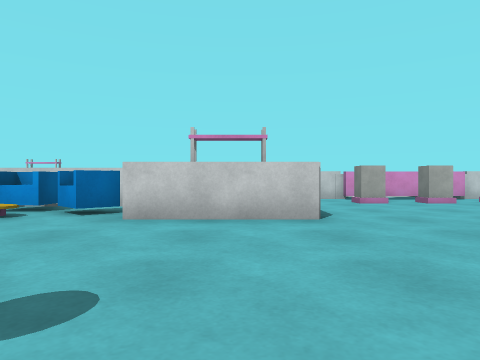
view 1 (above)

16 first-person views from a walk through a 3-D level made in the Unity game engine. The camera is 0.64 m above the floor, looks level and sees 70° across. The floor is counted in squares, 1 m on a side. Each view is taken from the middle of a square. On the plan, view 1 faces up. The plan holds only what a view shows up to about 10 squares ahead; the rest is blank. The place goes on beyond the plan. The player character is not drawn. Some animated figures are left out.

view 2
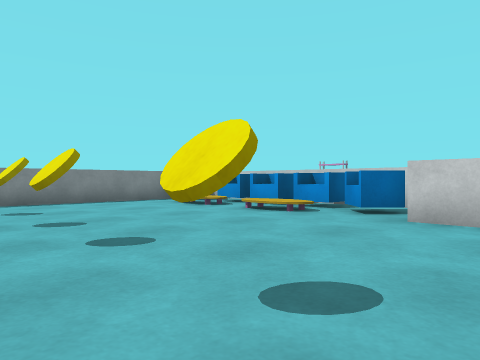

view 3
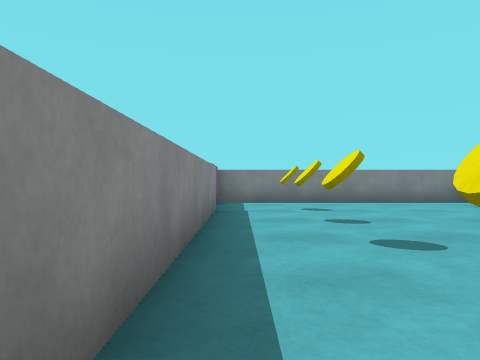

view 4
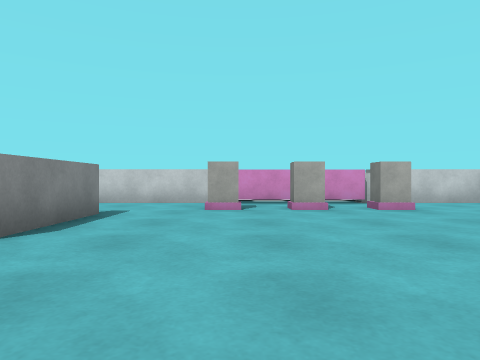

view 5
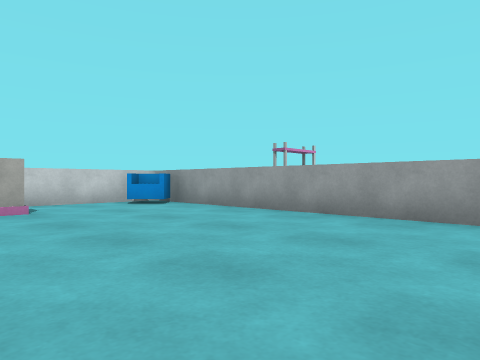

view 6
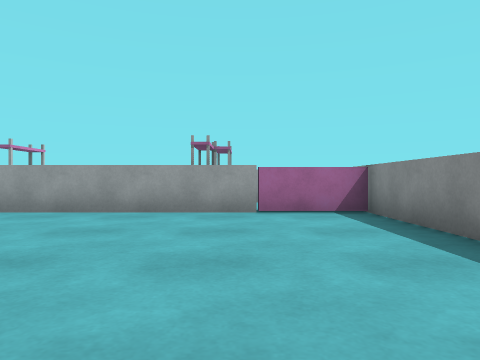

view 7
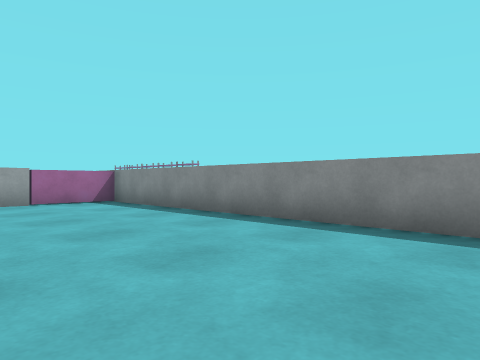

view 8
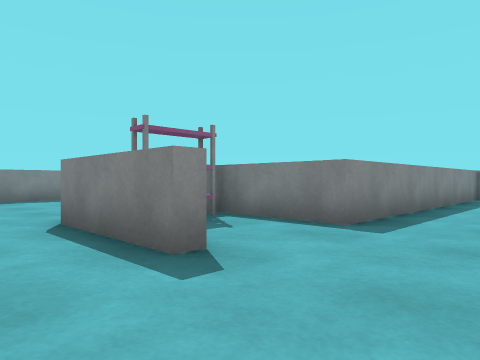

view 9
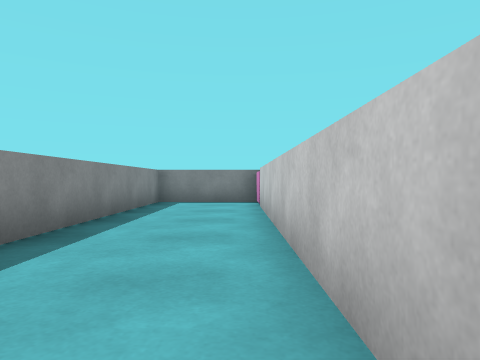

view 10
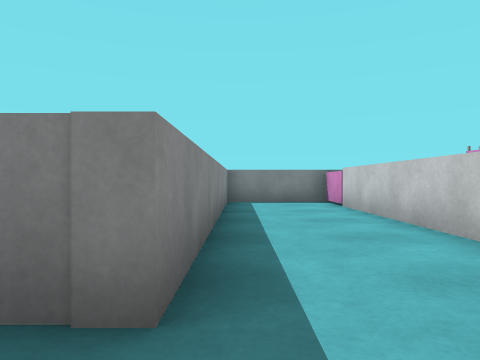

view 11
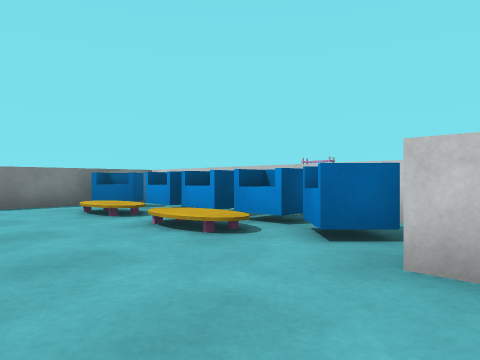

view 12
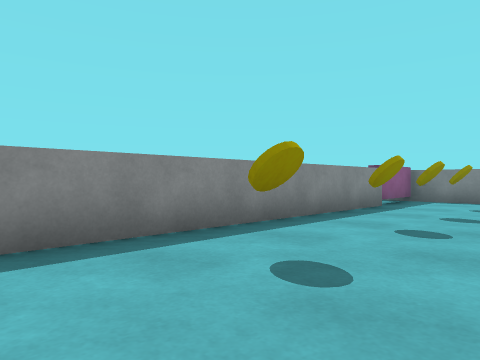

view 13
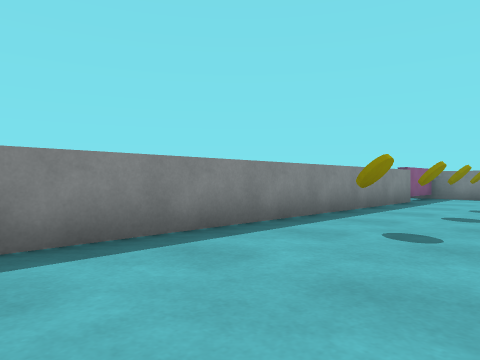

view 14
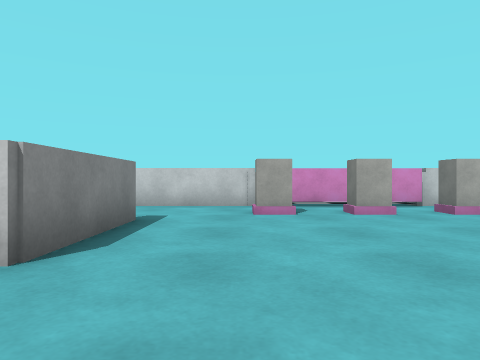

view 15
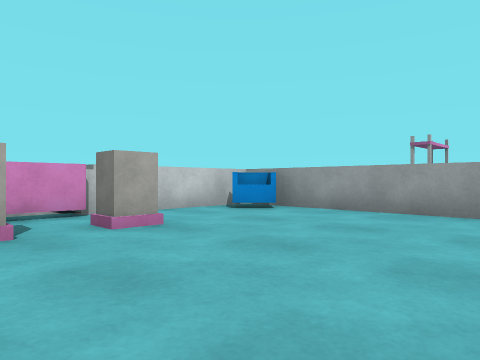

view 16
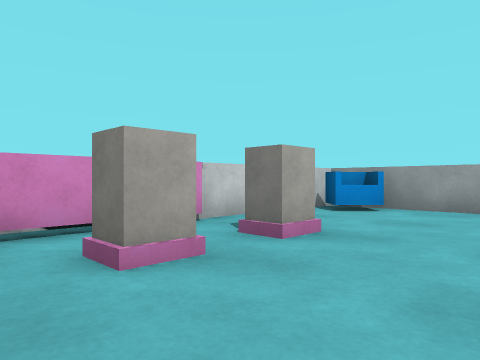

### Floor plan
Points are (right, up) in squares from view 1. A wall is a line through its corners. A room is listed if a view was taken in it or the views show most of it. See-through windows are left out.
Room 1 (views 1, 2, 3, 4, 5, 6, 7, 8, 9, 10, 11, 12, 13, 14, 15, 16)
walls: (0.9, 8.6) (1.3, 8.6) (1.3, 5.5) (-2, 5.5); (-2.8, 8.3) (-9.9, 8.3) (-9.9, -0.8); (3.5, 11.5) (-9.9, 11.5); (-7.5, -0.5) (11.7, -0.5) (11.7, 11.5) (7.6, 11.5) (7.6, 11.9); (-9.6, -0.5) (-7.8, -0.5); (-9.9, 12) (-9.9, 8.6) (-1.5, 8.6) (-1.5, 5.9) (-1.1, 5.9)
ways out: opening at (-9, 12)
objects: chair (-9, 6) to (-9, 7); yellow coin (-8, 1); chair (-8, 7) to (-7, 7); yellow coin (-6, 1); chair (-6, 7) to (-6, 8); chair (-5, 7) to (-4, 7); yellow coin (-4, 1); chair (-3, 6) to (-3, 7); yellow coin (-1, 1); rack (0, 6); other object (4, 10) to (7, 11); chair (11, 10) to (11, 11)

Positions as (right, up) in squares from view 1, and headings:
1: (0, 0), facing up
2: (0, 0), facing up-left
3: (0, 0), facing left
4: (4, 2), facing up
5: (6, 2), facing up-right
6: (5, 2), facing right
7: (2, 4), facing down-right
8: (3, 11), facing down-left
9: (0, 11), facing left
10: (0, 9), facing left
11: (-1, 3), facing up-left
12: (1, 3), facing down-left
13: (3, 3), facing down-left
14: (3, 3), facing up
15: (5, 5), facing up-right
16: (4, 7), facing up-right
